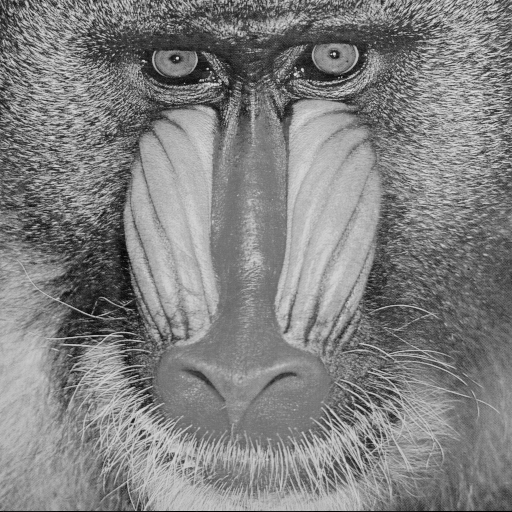
#> input picture images/baboon_monocromatica.png, 512 x 512 px
$ python mosaico.py
#> lines starting #> are read from the running program, lines starting #| are printed output that depends on the picture
import matplotlib.pyplot as plt
import numpy as np

baboon_mono = plt.imread('images/baboon_monocromatica.png')
#> baboon_mono is the input picture: shape (512, 512) float32; min 0, max 0.902, mean 0.506
mosaic_order = np.array([6,11,13,3,8,16,1,9,12,14,2,7,4,15,10,5])

def get_coordinates(index, image_size, grid):
    """Retorna as coordenadas do pedaço de n pixels de indíce especificado
    index: indice do pedaço
    grid: tamanho do pedaço
    image_size: tamanho da imagem original
    """
    chunk_size = image_size// grid
    row = (index - 1) // grid
    col = (index - 1) % grid

    x_start = col*chunk_size
    x_end = (col+1)*chunk_size
    y_start = row*chunk_size
    y_end = (row+1)*chunk_size

    return [y_start, y_end, x_start, x_end]


if __name__ == '__main__':
    baboon_mosaic = np.zeros(baboon_mono.shape)
    for index, m in enumerate(mosaic_order):
        chunk_coord = get_coordinates(index=m, image_size=baboon_mono.shape[0], grid=4)
        mosaic_coord = get_coordinates(index=index+1, image_size=baboon_mono.shape[0], grid=4)
        baboon_mosaic[mosaic_coord[0]:mosaic_coord[1], mosaic_coord[2]:mosaic_coord[3]] = baboon_mono[chunk_coord[0]:chunk_coord[1], chunk_coord[2]:chunk_coord[3]]
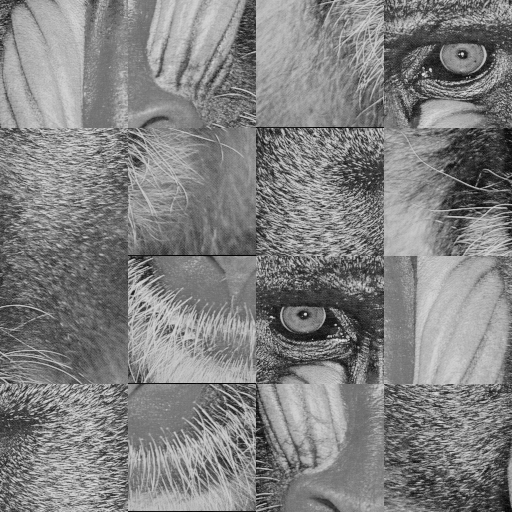
#> baboon_mosaic: shape (512, 512) float64; min 0, max 0.902, mean 0.506

    plt.figure(figsize=(12, 4))
    plt.subplot(1,2,1)
    plt.imshow(baboon_mono, cmap='gray')
    plt.title('Original')
    plt.axis('off')

    plt.subplot(1,2,2)
    plt.imshow(baboon_mosaic, cmap='gray')
    plt.title('Mosaico')
    plt.axis('off')

    plt.show()
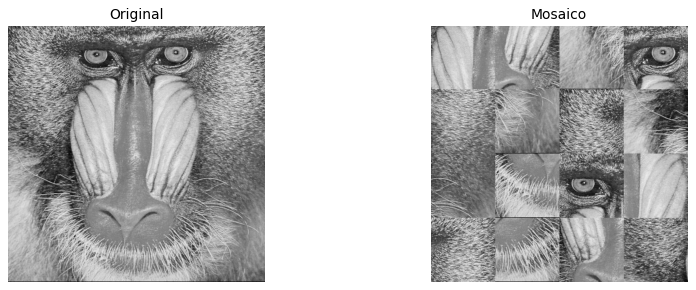
#> figure drawn by matplotlib, 2 panels

$ run again, with images/1970_copa_pele_abraco.png copied over images/baboon_monocromatica.png
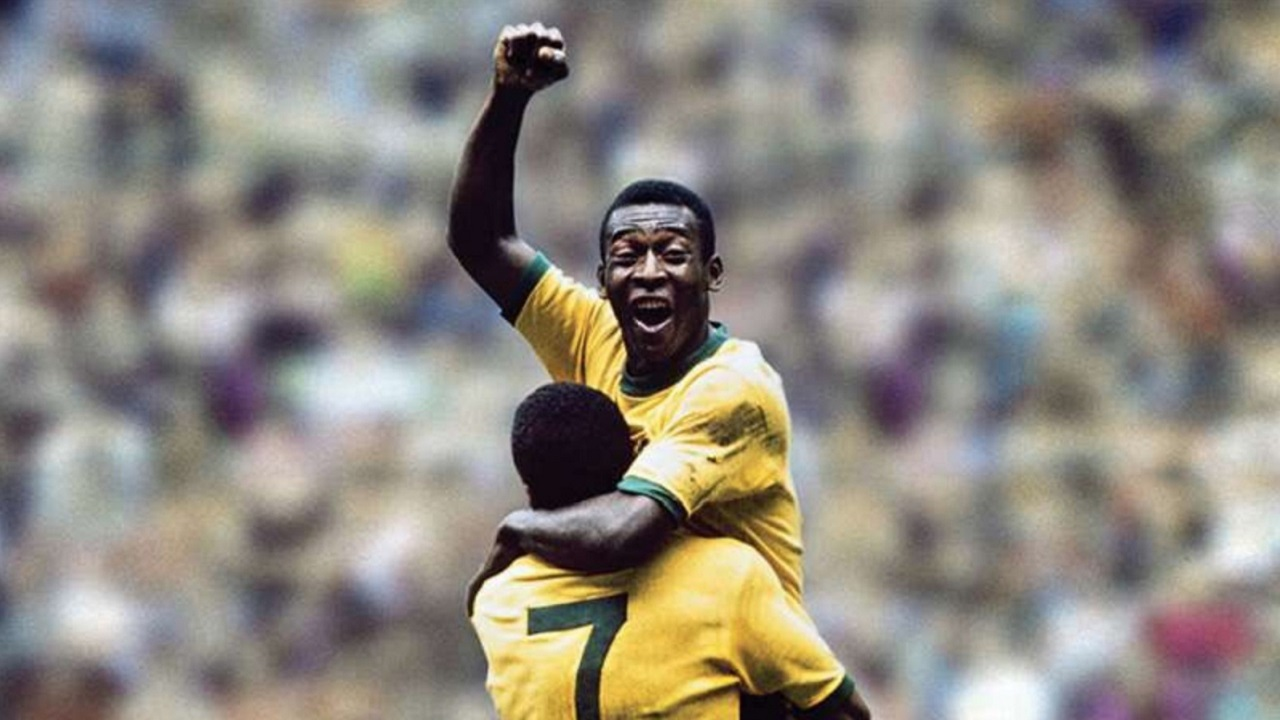
#> input picture images/1970_copa_pele_abraco.png, 1280 x 720 px
#> baboon_mono is the input picture: shape (720, 1280, 3) float32; mean R, G, B 0.558, 0.536, 0.501
#> after the loop `for index, m in enumerate(mosaic_order):`:
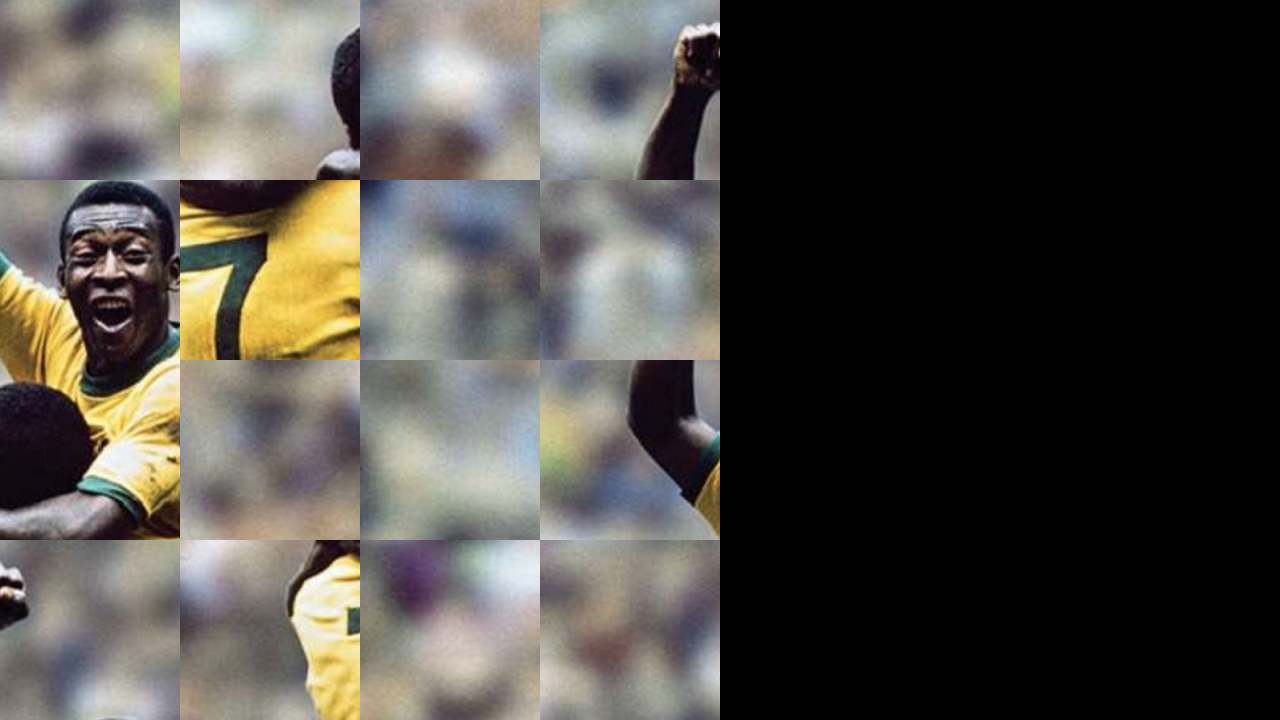
#> baboon_mosaic: shape (720, 1280, 3) float64; mean R, G, B 0.307, 0.295, 0.275
#> `plt.show()`:
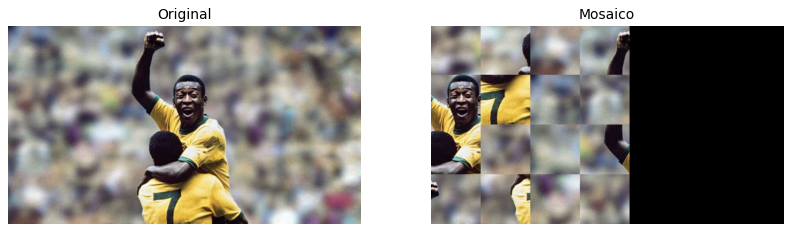
#> figure drawn by matplotlib, 2 panels

$ run again, with images/SILVER_Jules-Oldroyd_She-who-dares.png copied over images/baboon_monocromatica.png
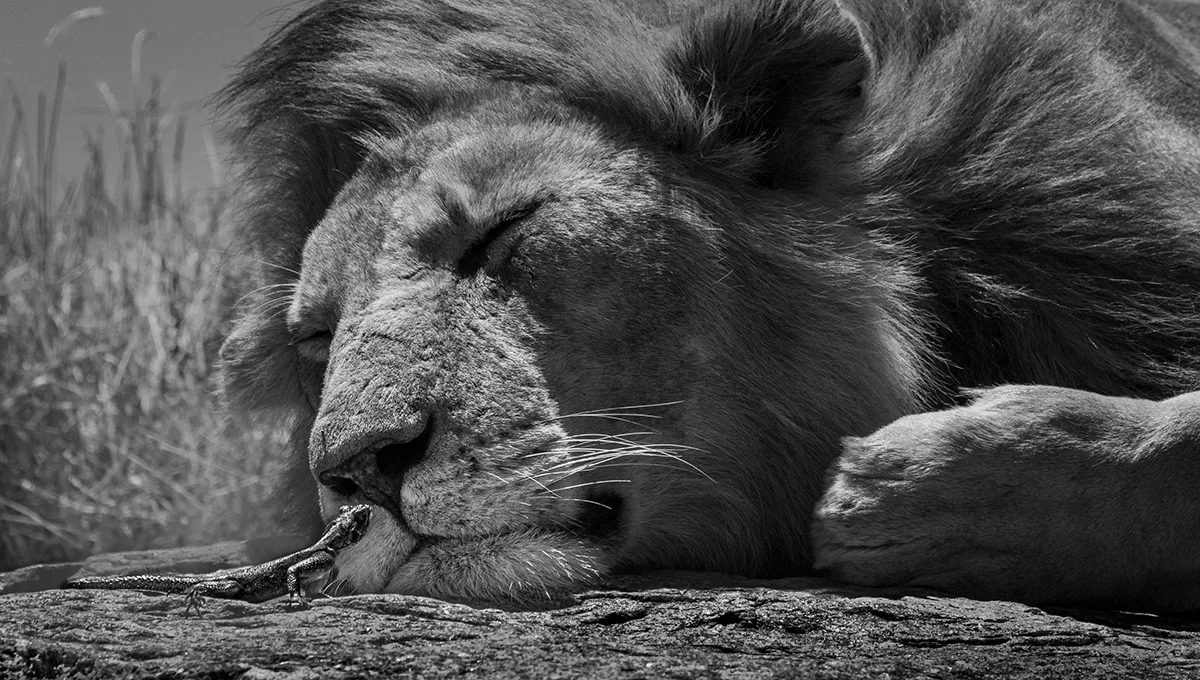
#> input picture images/SILVER_Jules-Oldroyd_She-who-dares.png, 1200 x 680 px
#> baboon_mono is the input picture: shape (680, 1200, 4) float32; mean R, G, B, A 0.311, 0.311, 0.311, 1
#> after the loop `for index, m in enumerate(mosaic_order):`:
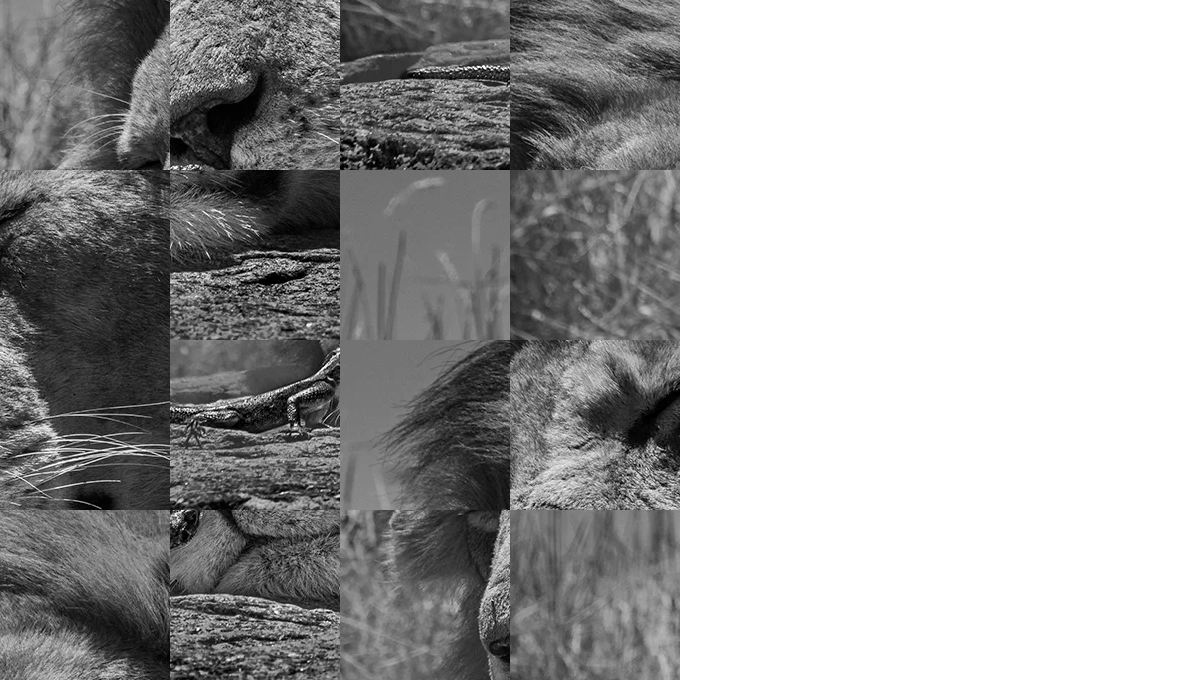
#> baboon_mosaic: shape (680, 1200, 4) float64; mean R, G, B, A 0.212, 0.212, 0.212, 0.567; transparent parts drawn white
#> `plt.show()`:
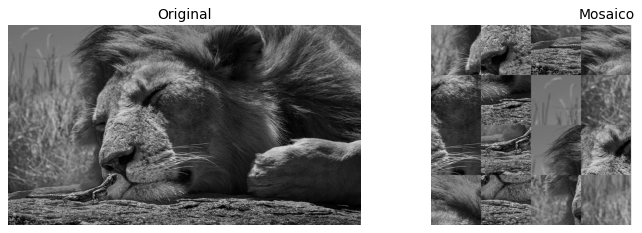
#> figure drawn by matplotlib, 2 panels
